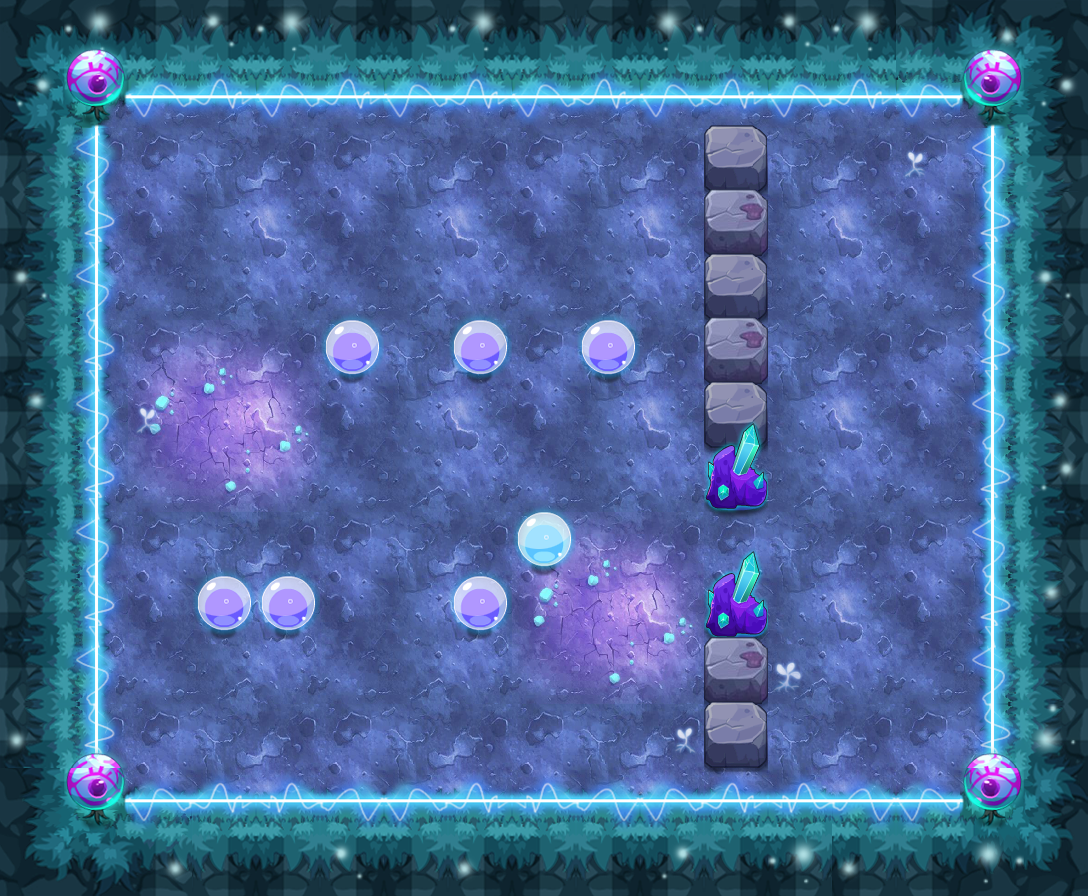

The image is a tile-based game level rendered from a .tmx file. Its description and source (layers, tilesets, objects; grid data summarised) follow:
An orthogonal 17x14 tile map with 64x64 px tiles, 17 tile layers (PASS, 块层 2, 块层 15, 块层 13, ...) and 14 objects (8x TRAP, 3x zmwl2, 2x BOMB, PLAYER).

<map version="1.0" orientation="orthogonal" width="17" height="14" tilewidth="64" tileheight="64">
 <properties>
  <property name="DESTRY1" value="27" />
  <property name="DESTRY2" value="39" />
  <property name="DESTRY_COUNT" value="2" />
  <property name="EXP" value="1415" />
  <property name="ITEM" value="D056" />
  <property name="LOSE_SCRIPT" value="" />
  <property name="MONEY" value="2123" />
  <property name="START_SCRIPT" value="lv165" />
  <property name="WIN_SCRIPT" value="" />
 </properties>
 <tileset firstgid="1" name="ysmg" tilewidth="64" tileheight="64">
  <image source="ysmg-hd.png" width="960" height="1070" />
 </tileset>
 <layer name="PASS" width="17" height="14">
  <data>[238 cells, 126 non-empty, 10 distinct tile ids]</data>
 </layer>
 <layer name="块层 2" width="17" height="14">
  <data>[238 cells, 238 non-empty, 26 distinct tile ids]</data>
 </layer>
 <layer name="块层 15" width="17" height="14">
  <data>[238 cells, 33 non-empty, 6 distinct tile ids]</data>
 </layer>
 <layer name="块层 13" width="17" height="14">
  <data>[238 cells, 52 non-empty, 6 distinct tile ids]</data>
 </layer>
 <layer name="块层 3" width="17" height="14">
  <data>[238 cells, 13 non-empty, 4 distinct tile ids]</data>
 </layer>
 <layer name="块层 6" width="17" height="14">
  <data>[238 cells, 16 non-empty, 5 distinct tile ids]</data>
 </layer>
 <layer name="SHELTER 11" width="17" height="14">
  <data>[238 cells, 2 non-empty, 1 distinct tile ids]</data>
 </layer>
 <layer name="SHELTER 10" width="17" height="14">
  <data>[238 cells, 1 non-empty, 1 distinct tile ids]</data>
 </layer>
 <layer name="SHELTER 9" width="17" height="14">
  <data>[238 cells, 1 non-empty, 1 distinct tile ids]</data>
 </layer>
 <layer name="SHELTER 8" width="17" height="14">
  <data>[238 cells, 4 non-empty, 2 distinct tile ids]</data>
 </layer>
 <layer name="SHELTER 7" width="17" height="14">
  <data>[238 cells, 1 non-empty, 1 distinct tile ids]</data>
 </layer>
 <layer name="SHELTER 6" width="17" height="14">
  <data>[238 cells, 1 non-empty, 1 distinct tile ids]</data>
 </layer>
 <layer name="SHELTER 5" width="17" height="14">
  <data>[238 cells, 1 non-empty, 1 distinct tile ids]</data>
 </layer>
 <layer name="SHELTER 4" width="17" height="14">
  <data>[238 cells, 4 non-empty, 2 distinct tile ids]</data>
 </layer>
 <layer name="SHELTER 3" width="17" height="14">
  <data>[238 cells, 1 non-empty, 1 distinct tile ids]</data>
 </layer>
 <layer name="SHELTER 2" width="17" height="14">
  <data>[238 cells, 1 non-empty, 1 distinct tile ids]</data>
 </layer>
 <layer name="SHELTER 1" width="17" height="14">
  <data>[238 cells, 1 non-empty, 1 distinct tile ids]</data>
 </layer>
 <objectgroup name="对象层 1" width="34" height="28">
  <object name="PLAYER" type="PLAYER" x="384" y="128" width="64" height="64" />
  <object name="zmwl2" x="384" y="448" width="64" height="64">
   <properties>
    <property name="lua_ai" value="monster_zmwl_ai" />
    <property name="quality" value="zmwl2.quality" />
   </properties>
  </object>
  <object name="zi_dan_right1" type="TRAP" x="128" y="320" width="64" height="64">
   <properties>
    <property name="trap_ani" value="fire_cat_right.actor" />
    <property name="trap_delay" value="2" />
    <property name="trap_id" value="0" />
    <property name="trap_script" value="trap(&quot;zi_dan_right1&quot;):setAtkPower(target(&quot;PLAYER&quot;):getHP()*0.1);trap(&quot;zi_dan_right1&quot;):turnRight(); trap(&quot;zi_dan_right1&quot;):getAI():getActions():addObject( AIUseSkill:create(   SkillLua:create(&quot;skill_0001&quot;)  )  );" />
    <property name="trap_start_mode" value="2" />
    <property name="trap_state" value="open" />
   </properties>
  </object>
  <object name="zi_dan_left1" type="TRAP" x="640" y="576" width="64" height="64">
   <properties>
    <property name="trap_ani" value="fire_cat_left.actor" />
    <property name="trap_delay" value="2" />
    <property name="trap_id" value="0" />
    <property name="trap_script" value="trap(&quot;zi_dan_left1&quot;):setAtkPower(target(&quot;PLAYER&quot;):getHP()*0.1);trap(&quot;zi_dan_left1&quot;):turnLeft(); trap(&quot;zi_dan_left1&quot;):getAI():getActions():addObject( AIUseSkill:create(   SkillLua:create(&quot;skill_0001&quot;)  )  );" />
    <property name="trap_start_mode" value="2" />
    <property name="trap_state" value="open" />
   </properties>
  </object>
  <object name="triger1" type="TRAP" x="256" y="320" width="64" height="64">
   <properties>
    <property name="trap_ani" value="tnt_triger.actor" />
    <property name="trap_floor" value="true" />
    <property name="trap_script" value="trap_onTNTBombTrap(&quot;triger1&quot;,&quot;tnt1&quot;);" />
    <property name="trap_start_mode" value="3" />
    <property name="trap_state" value="open" />
   </properties>
  </object>
  <object name="senser1" type="TRAP" x="256" y="320" width="64" height="64">
   <properties>
    <property name="trap_floor" value="true" />
    <property name="trap_script" value="trap_onTNTSenser(&quot;tnt1&quot;);" />
    <property name="trap_start_mode" value="0" />
   </properties>
  </object>
  <object name="tnt1" type="BOMB" x="832" y="256" width="64" height="64">
   <properties>
    <property name="bomb_ani" value="tnt_bomb.bomb" />
    <property name="bomb_damage" value="9999" />
    <property name="bomb_power" value="1" />
   </properties>
  </object>
  <object name="triger2" type="TRAP" x="512" y="576" width="64" height="64">
   <properties>
    <property name="trap_ani" value="tnt_triger.actor" />
    <property name="trap_floor" value="true" />
    <property name="trap_script" value="trap_onTNTBombTrap(&quot;triger2&quot;,&quot;tnt2&quot;);" />
    <property name="trap_start_mode" value="3" />
    <property name="trap_state" value="open" />
   </properties>
  </object>
  <object name="senser2" type="TRAP" x="512" y="576" width="64" height="64">
   <properties>
    <property name="trap_floor" value="true" />
    <property name="trap_script" value="trap_onTNTSenser(&quot;tnt2&quot;);" />
    <property name="trap_start_mode" value="0" />
   </properties>
  </object>
  <object name="tnt2" type="BOMB" x="832" y="576" width="64" height="64">
   <properties>
    <property name="bomb_ani" value="tnt_bomb.bomb" />
    <property name="bomb_damage" value="9999" />
    <property name="bomb_power" value="1" />
   </properties>
  </object>
  <object name="block_control1" type="TRAP" x="640" y="704" width="64" height="64">
   <properties>
    <property name="trap_ani" value="switch.actor" />
    <property name="trap_floor" value="true" />
    <property name="trap_id" value="0" />
    <property name="trap_script" value="trap(&quot;block_control1&quot;):setOpened(false);trap(&quot;block1&quot;):setOpened(false)" />
    <property name="trap_sound_id" value="2" />
    <property name="trap_start_mode" value="0" />
    <property name="trap_state" value="open" />
   </properties>
  </object>
  <object name="block1" type="TRAP" x="704" y="512" width="64" height="64">
   <properties>
    <property name="trap_ani" value="blok2.actor" />
    <property name="trap_blok" value="true" />
    <property name="trap_id" value="0" />
   </properties>
  </object>
  <object name="zmwl2" x="832" y="704" width="64" height="64">
   <properties>
    <property name="lua_ai" value="monster_zmwl_ai" />
    <property name="quality" value="zmwl2.quality" />
   </properties>
  </object>
  <object name="zmwl2" x="832" y="128" width="64" height="64">
   <properties>
    <property name="lua_ai" value="monster_zmwl_ai" />
    <property name="quality" value="zmwl2.quality" />
   </properties>
  </object>
 </objectgroup>
</map>
